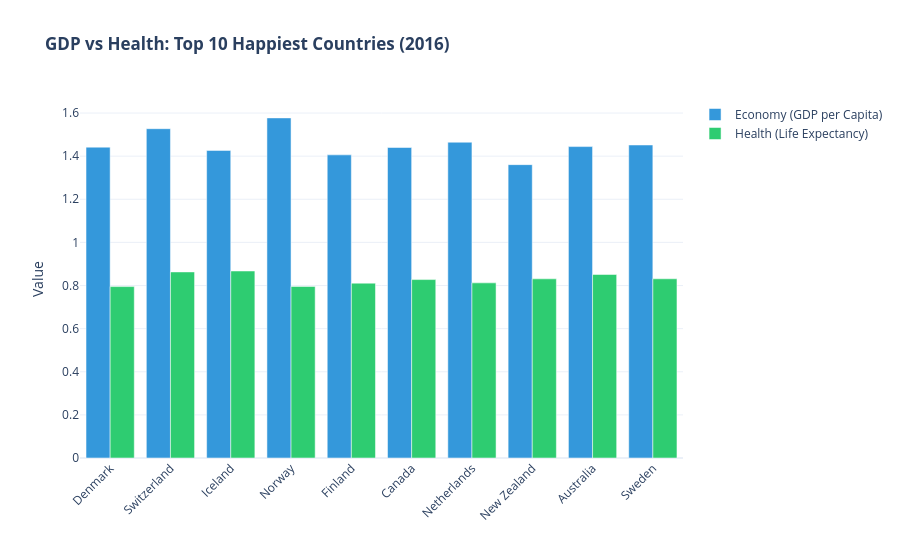

Here is the notebook cell this chart was saved with:
### Code cell
import pandas as pd
import plotly.express as px

# 1. Load the cleaned and imputed data
df = pd.read_csv('final_2016_imputed.csv')

# 2. Identify the top 10 countries by Happiness Rank
top_10 = df.nsmallest(10, 'Happiness Rank')

# 3. Prepare data for a grouped bar chart (melting)
top_10_melted = top_10.melt(
    id_vars='Country', 
    value_vars=['Economy (GDP per Capita)', 'Health (Life Expectancy)'],
    var_name='Metric', 
    value_name='Score'
)

# 4. Create the professional bar chart
fig1 = px.bar(
    top_10_melted, 
    x='Country', 
    y='Score', 
    color='Metric', 
    barmode='group',
    title='<b>GDP vs Health: Top 10 Happiest Countries (2016)</b>',
    labels={'Score': 'Value', 'Country': ''},
    color_discrete_map={
        'Economy (GDP per Capita)': '#3498db', # Professional Blue
        'Health (Life Expectancy)': '#2ecc71'  # Professional Green
    },
    template='plotly_white'
)

# 5. Polish the layout
fig1.update_layout(
    legend_title_text='',
    xaxis_tickangle=-45,
    font=dict(size=12),
    hovermode="x unified"
)

# Show the interactive chart
fig1.show()

### Figure 1 — Plotly figure (JSON) as saved in the notebook; plotly's stock layout.template omitted (floating-point values rounded to 4 significant figures)
{"data": [{"alignmentgroup": "True", "hovertemplate": "Metric=Economy (GDP per Capita)<br>=%{x}<br>Value=%{y}<extra></extra>", "legendgroup": "Economy (GDP per Capita)", "marker": {"color": "#3498db", "pattern": {"shape": ""}}, "name": "Economy (GDP per Capita)", "offsetgroup": "Economy (GDP per Capita)", "orientation": "v", "showlegend": true, "textposition": "auto", "type": "bar", "x": ["Denmark", "Switzerland", "Iceland", "Norway", "Finland", "Canada", "Netherlands", "New Zealand", "Australia", "Sweden"], "xaxis": "x", "y": [1.442, 1.527, 1.427, 1.577, 1.406, 1.44, 1.465, 1.361, 1.444, 1.452], "yaxis": "y"}, {"alignmentgroup": "True", "hovertemplate": "Metric=Health (Life Expectancy)<br>=%{x}<br>Value=%{y}<extra></extra>", "legendgroup": "Health (Life Expectancy)", "marker": {"color": "#2ecc71", "pattern": {"shape": ""}}, "name": "Health (Life Expectancy)", "offsetgroup": "Health (Life Expectancy)", "orientation": "v", "showlegend": true, "textposition": "auto", "type": "bar", "x": ["Denmark", "Switzerland", "Iceland", "Norway", "Finland", "Canada", "Netherlands", "New Zealand", "Australia", "Sweden"], "xaxis": "x", "y": [0.795, 0.863, 0.8673, 0.7958, 0.8109, 0.8276, 0.8123, 0.831, 0.8512, 0.8312], "yaxis": "y"}], "layout": {"autosize": true, "barmode": "group", "font": {"size": 12}, "hovermode": "x unified", "legend": {"title": {"text": ""}, "tracegroupgap": 0}, "title": {"text": "<b>GDP vs Health: Top 10 Happiest Countries (2016)</b>"}, "xaxis": {"anchor": "y", "autorange": true, "domain": [0, 1], "range": [-0.5, 9.5], "tickangle": -45, "title": {"text": ""}, "type": "category"}, "yaxis": {"anchor": "x", "autorange": true, "domain": [0, 1], "range": [0, 1.66], "title": {"text": "Value"}, "type": "linear"}}}
